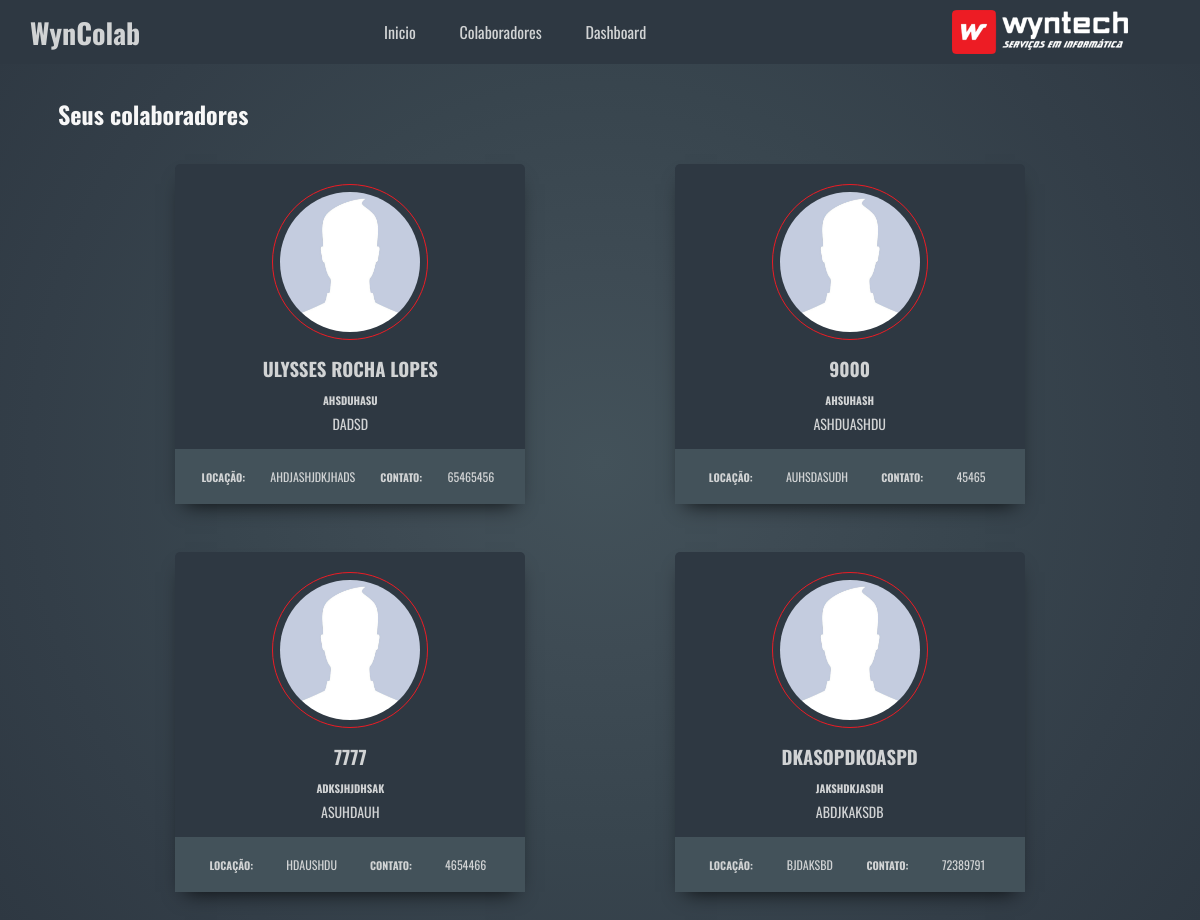
The page /modulos/colaboradores/ (signed in) on the database its author committed.
### core/models.py (models this page shows)
class Colaborador(models.Model):
    nome = models.CharField(max_length=50)
    rg = models.IntegerField()
    cpf = models.IntegerField()
    data_nascimento = models.DateTimeField(verbose_name='Data de Nascimento')
    endereco = models.TextField(max_length=100, verbose_name='Endereco Completo')
    uf = models.CharField(max_length=2)
    data_criacao = models.DateTimeField(auto_now=True, verbose_name='Data da Criacao')
    bairro = models.CharField(max_length=50)
    cidade = models.CharField(max_length=100)
    cep = models.IntegerField()
    contato = models.IntegerField()
    ctps = models.IntegerField(verbose_name='Carteira de Trabalho')
    pis = models.IntegerField()
    matricula = models.CharField(max_length=15)
    cargo = models.CharField(max_length=50)
    carga_horaria = models.IntegerField()
    unidade = models.CharField(max_length=50)
    centro_custo = models.CharField(max_length=15, verbose_name='Centro de Custo')
    local_adm = models.ForeignKey(User, on_delete=models.CASCADE)
    honorario = models.IntegerField()
    codigo_banco = models.IntegerField()
    agencia = models.IntegerField()
    conta = models.IntegerField()
    tipo_conta = models.CharField(max_length=20, verbose_name='Tipo da Conta')
    tipo_pix = models.CharField(max_length=20, verbose_name='Tipo de Chave')
    pix = models.CharField(max_length=25, verbose_name='Chave Pix')
    cartao_alelo = models.CharField(max_length=5, verbose_name='Cartao Alelo')
    n_alelo = models.IntegerField(verbose_name='Numero Cartao Alelo')
    v_alelo = models.IntegerField(verbose_name='Valor Creditado Alelo')
    cartao_combustivel = models.CharField(max_length=5, verbose_name='Cartao Combustivel')
    n_combustivel = models.IntegerField(verbose_name='Numero Cartao Combustivel')
    v_combustivel = models.IntegerField(verbose_name='Valor Creditado Combustivel')
    cartoes = models.CharField(max_length=5, verbose_name='Outros Cartoes')
    outros_cartoes = models.CharField(max_length=50, verbose_name='Quais Outros')
    contem_celular = models.CharField(max_length=5, verbose_name='Celular da Empresa')
    serie_celular = models.CharField(max_length=25, verbose_name='Numero de Serie')
    numero_celular = models.IntegerField()
    contem_nb = models.CharField(max_length=5, verbose_name='Notebook da Empresa')
    serie_nb = models.CharField(max_length=25, verbose_name='Numero de Serie - NB')
    patrimonio_nb = models.IntegerField()

### core/views.py (the view)
# urls.py: path('modulos/colaboradores/', views.lista_colaboradores),
@login_required(login_url='/login/')
def lista_colaboradores(request):
    usuario = request.user
    colaborador = Colaborador.objects.filter(local_adm=usuario)[:4]
    dados = {'colaboradores': colaborador}
    return render(request, 'colaboradores.html', dados)

### templates/colaboradores.html (shortened to what this page needs)
<!DOCTYPE html>
<html lang="pt-br">
<head>
    <link rel="stylesheet" href="https://maxcdn.bootstrapcdn.com/font-awesome/4.7.0/css/font-awesome.min.css"
          media="screen" title="no title">
    {% load static %}
    <link rel="stylesheet" type="text/css" href="{% static 'css/styles.css' %}">
</head>
<body class="login-wraps">
<nav class="navigation" id="navbar">
    <ul class="ajustarNav">
        <div class="centralizar">
            <h3 class="tituloProject">WynColab</h3>
        </div>
        <div>
            <li><a href="/">Inicio</a></li>
            <li><a href="todoscolaboradores/">Colaboradores</a></li>
            <li><a href="dashboard/">Dashboard</a></li>
        </div>
        <div>
            <img src="/static/img/logo1.png" class="logoWyn">
        </div>
    </ul>
</nav>
<section class=" alinharMeio" style="display: flex;">
    <div class="col-11 m-2">
        <div class="col-12 m-2 ladoEsquerdo mt-4" style="display: flex; justify-content: space-between;">
            <h1 class="tituloUser">Seus colaboradores</h1>
        </div>
        <div>
            <div class="col-12 cardwrap">
                {% for colaborador in colaboradores %}
                <div class="card-container m-4">
                    <img class="round" src="/static/img/user.png" alt="user" style="width: 40%;"/>
                    <h3 class="hh3 uppercase">{{ colaborador.nome }}</h3>
                    <h6 class="hh6 uppercase">{{ colaborador.cidade }}</h6>
                    <p class="piston uppercase">{{ colaborador.cargo }}</p>
                    <div class="skills"
                         style="display: flex; flex-direction: row; align-items: center; justify-content: space-evenly;">
                        <h6 class="hh6 m-1">Locação:</h6>
                        <ul>
                            <li class="uppercase m-1">{{ colaborador.unidade }}</li>
                        </ul>
                        <h6 class="hh6 m-1">Contato:</h6>
                        <ul>
                            <li class="uppercase m-1">{{ colaborador.contato }}</li>
                        </ul>
                    </div>
                </div>
                {% endfor %}
            </div>
        </div>
    </div>
</section>
</body>
</html>

### core/static/css/styles.css (style rules this page uses)
* { margin: 0; padding: 0; font-family: 'Oswald', sans-serif; }
html { width: 100%; height: 100%; }
:root { --cinzaescuro: #2e3842; --vermelho: #ed1c24; --cinzaclaro: #d1d3d4; --cinzamedio: #43525a; --branco: #f7f7f7; --teste: #586b7e; }
.centralizar { display: flex; align-items: center; justify-content: center; }
.tituloProject { padding: 10px; font-size: 28px; color: var(--cinzaclaro); margin-left: 20px; transition: 0.4s; cursor: pointer; }
.ajustarNav { display: flex; flex-direction: row; justify-content: space-between; }
.logoWyn { display: block; width: 55%; margin: auto; padding: 10px; }
nav.navigation { position: relative; right: 0; left: 0; top: 0; width: 100%; background-color: var(--cinzaescuro); }
nav.navigation ul { text-align: start; }
nav.navigation ul li { list-style: none; display: inline-block; }
nav.navigation ul li a { display: block; text-decoration: none; color: var(--cinzaclaro); padding: 20px; transition: background .2s linear; }
.col-11 { flex: 0 0 auto; width: 91.66666667% }
.col-12 { flex: 0 0 auto; width: 100% }
.m-1 { margin: .25rem !important }
.m-2 { margin: .5rem !important }
.m-4 { margin: 1.5rem !important }
.mt-4 { margin-top: 1.5rem !important }
.alinharMeio { display: flex; justify-content: center; }
.tituloUser { color: var(--branco); font-size: 24px; }
.ladoEsquerdo { display: flex; align-items: flex-start; }
.cardwrap { display: flex; flex-flow: row wrap; justify-content: space-evenly; }
.uppercase { text-transform: uppercase; }
.hh3 { margin: 10px 0; }
.hh6 { margin: 5px 0; text-transform: uppercase; }
.piston { font-size: 14px; line-height: 21px; }
.card-container { background-color: var(--cinzaescuro); border-radius: 5px; box-shadow: 0px 10px 20px -10px rgba(0, 0, 0, 0.829); color: var(--cinzaclaro); padding-top: 20px; position: flex; width: 350px; max-width: 100%; text-align: center; transition: 0.2s; }
.card-container .round { border: 1px solid var(--vermelho); border-radius: 50%; padding: 7px; }
.skills { background-color: var(--cinzamedio); text-align: left; padding: 10px; margin-top: 15px; }
.skills ul { list-style-type: none; margin: 0; padding: 0; }
.skills ul li { border-radius: 10px; display: inline-block; font-size: 12px; margin: 0 7px 7px 0; padding: 5px; }
.login-wraps { width: 100%; position: relative; background-image: radial-gradient(circle, #43525a, #3e4b54, #38454e, #333e48, #2e3842); background-size: cover; -webkit-background-size: cover; -moz-background-size: cover; -o-background-size: cover; background-size: cover; }

### rows shown on the page
Colaborador: nome "ULYSSES ROCHA LOPES", cidade "AHSDUHASU", cargo "DADSD", unidade "AHDJASHJDKJHADS", contato "65465456"
Colaborador: nome "9000", cidade "AHSUHASH", cargo "ASHDUASHDU", unidade "AUHSDASUDH", contato "45465"
Colaborador: nome "7777", cidade "ADKSJHJDHSAK", cargo "ASUHDAUH", unidade "HDAUSHDU", contato "4654466"
Colaborador: nome "DKASOPDKOASPD", cidade "JAKSHDKJASDH", cargo "ABDJKAKSDB", unidade "BJDAKSBD", contato "72389791"
